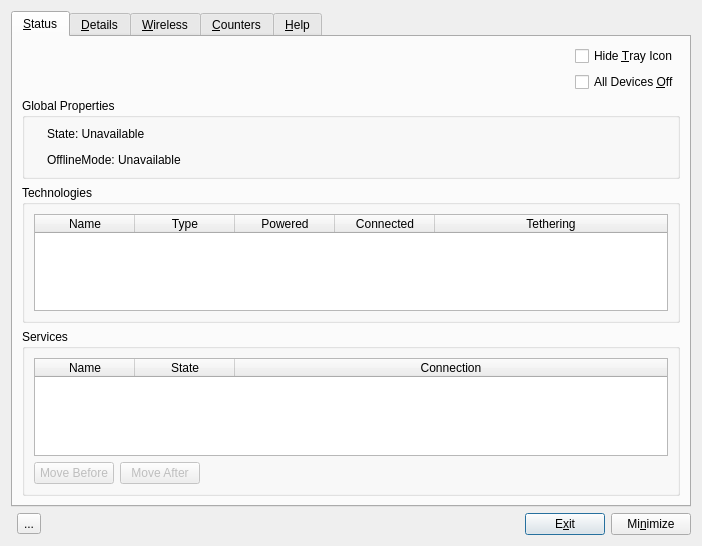
<?xml version="1.0" encoding="UTF-8"?>
<ui version="4.0">
 <class>ControlBox</class>
 <widget class="QDialog" name="ControlBox">
  <property name="geometry">
   <rect>
    <x>0</x>
    <y>0</y>
    <width>702</width>
    <height>546</height>
   </rect>
  </property>
  <property name="minimumSize">
   <size>
    <width>400</width>
    <height>0</height>
   </size>
  </property>
  <property name="windowTitle">
   <string>Dialog</string>
  </property>
  <layout class="QGridLayout" name="gridLayout">
   <item row="3" column="1">
    <widget class="QToolButton" name="toolButton_whatsthis">
     <property name="toolTip">
      <string>&lt;html&gt;&lt;head/&gt;&lt;body&gt;&lt;p&gt;What's This&lt;/p&gt;&lt;/body&gt;&lt;/html&gt;</string>
     </property>
     <property name="text">
      <string>...</string>
     </property>
     <property name="icon">
      <iconset resource="../../../cmst.qrc">
       <normaloff>:/icons16x16/images/16x16/help.png</normaloff>:/icons16x16/images/16x16/help.png</iconset>
     </property>
    </widget>
   </item>
   <item row="3" column="2">
    <spacer name="horizontalSpacer_3">
     <property name="orientation">
      <enum>Qt::Horizontal</enum>
     </property>
     <property name="sizeHint" stdset="0">
      <size>
       <width>328</width>
       <height>20</height>
      </size>
     </property>
    </spacer>
   </item>
   <item row="3" column="3">
    <widget class="QPushButton" name="pushButton_exit">
     <property name="toolTip">
      <string>&lt;html&gt;&lt;head/&gt;&lt;body&gt;&lt;p&gt;Exit the program&lt;/p&gt;&lt;/body&gt;&lt;/html&gt;</string>
     </property>
     <property name="whatsThis">
      <string>&lt;html&gt;&lt;head/&gt;&lt;body&gt;&lt;p&gt;Exit the program and remove the system tray icon. Connman will still be running as a daemon but will not be managed by this program.&lt;/p&gt;&lt;/body&gt;&lt;/html&gt;</string>
     </property>
     <property name="text">
      <string>E&amp;xit</string>
     </property>
    </widget>
   </item>
   <item row="3" column="4">
    <widget class="QPushButton" name="pushButton_minimize">
     <property name="toolTip">
      <string>&lt;html&gt;&lt;head/&gt;&lt;body&gt;&lt;p&gt;Minimize the program&lt;/p&gt;&lt;/body&gt;&lt;/html&gt;</string>
     </property>
     <property name="whatsThis">
      <string>&lt;html&gt;&lt;head/&gt;&lt;body&gt;&lt;p&gt;Minimize the dialog. If you have the system tray Icon shown this dialog may be restored by right clicking on the tray icon. If the tray icon is hidden minimize will not be active.&lt;/p&gt;&lt;/body&gt;&lt;/html&gt;</string>
     </property>
     <property name="text">
      <string>Mi&amp;nimize</string>
     </property>
    </widget>
   </item>
   <item row="0" column="0" colspan="5">
    <widget class="QTabWidget" name="tabWidget">
     <property name="currentIndex">
      <number>0</number>
     </property>
     <widget class="QWidget" name="Status">
      <property name="layoutDirection">
       <enum>Qt::LeftToRight</enum>
      </property>
      <attribute name="title">
       <string>&amp;Status</string>
      </attribute>
      <layout class="QGridLayout" name="gridLayout_3">
       <item row="3" column="0">
        <widget class="QGroupBox" name="groupBox_technologies">
         <property name="toolTip">
          <string>&lt;html&gt;&lt;head/&gt;&lt;body&gt;&lt;p&gt;Known technololgies&lt;/p&gt;&lt;/body&gt;&lt;/html&gt;</string>
         </property>
         <property name="whatsThis">
          <string>&lt;html&gt;&lt;head/&gt;&lt;body&gt;&lt;p&gt;Connman refers to hardware devices as technologies. This box will display information about all known technologies.&lt;/p&gt;&lt;p&gt;To turn a technology on or off double click on the text that shows in the &lt;span style=&quot; font-weight:600;&quot;&gt;Powered&lt;/span&gt; column for the technology.&lt;/p&gt;&lt;/body&gt;&lt;/html&gt;</string>
         </property>
         <property name="title">
          <string>Technologies</string>
         </property>
         <layout class="QVBoxLayout" name="verticalLayout_3">
          <item>
           <widget class="QTableWidget" name="tableWidget_technologies">
            <property name="editTriggers">
             <set>QAbstractItemView::NoEditTriggers</set>
            </property>
            <property name="showDropIndicator" stdset="0">
             <bool>false</bool>
            </property>
            <property name="dragDropOverwriteMode">
             <bool>false</bool>
            </property>
            <property name="selectionMode">
             <enum>QAbstractItemView::NoSelection</enum>
            </property>
            <property name="showGrid">
             <bool>false</bool>
            </property>
            <property name="cornerButtonEnabled">
             <bool>false</bool>
            </property>
            <attribute name="horizontalHeaderHighlightSections">
             <bool>false</bool>
            </attribute>
            <attribute name="horizontalHeaderStretchLastSection">
             <bool>true</bool>
            </attribute>
            <attribute name="verticalHeaderVisible">
             <bool>false</bool>
            </attribute>
            <attribute name="verticalHeaderHighlightSections">
             <bool>false</bool>
            </attribute>
            <column>
             <property name="text">
              <string>Name</string>
             </property>
            </column>
            <column>
             <property name="text">
              <string>Type</string>
             </property>
            </column>
            <column>
             <property name="text">
              <string>Powered</string>
             </property>
            </column>
            <column>
             <property name="text">
              <string>Connected</string>
             </property>
            </column>
            <column>
             <property name="text">
              <string>Tethering</string>
             </property>
            </column>
           </widget>
          </item>
         </layout>
        </widget>
       </item>
       <item row="1" column="0">
        <widget class="QGroupBox" name="groupBox_global_properties">
         <property name="whatsThis">
          <string>&lt;html&gt;&lt;head/&gt;&lt;body&gt;&lt;p&gt;&lt;span style=&quot; font-weight:600;&quot;&gt;OfflineMode&lt;/span&gt;&lt;/p&gt;&lt;p&gt;The offline mode indicates the global setting for switching all radios on or off. Changing offline mode to true results in powering down all devices. When leaving offline mode the individual policy of each device decides to switch the radio back on or not. &lt;/p&gt;&lt;p&gt;During offline mode, it is still possible to switch certain technologies manually back on. For example the limited usage of WiFi or Bluetooth devices might be allowed in some situations.&lt;/p&gt;&lt;/body&gt;&lt;/html&gt;</string>
         </property>
         <property name="title">
          <string>Global Properties</string>
         </property>
         <layout class="QGridLayout" name="gridLayout_4">
          <item row="2" column="1" colspan="2">
           <widget class="QLabel" name="label_offlinemode">
            <property name="toolTip">
             <string>&lt;html&gt;&lt;head/&gt;&lt;body&gt;&lt;p&gt;Global setting for the offline property&lt;/p&gt;&lt;/body&gt;&lt;/html&gt;</string>
            </property>
            <property name="whatsThis">
             <string>&lt;html&gt;&lt;head/&gt;&lt;body&gt;&lt;p&gt;The global setting for switching all radios on or off. When offline mode is engaged all radios are powered down.&lt;/p&gt;&lt;p&gt;While in offline mode it is possible to turn individual devices back on. When leaving offline mode the individual policy of each device determines if the radio is turned back on or not.&lt;/p&gt;&lt;/body&gt;&lt;/html&gt;</string>
            </property>
            <property name="text">
             <string>OfflineMode: Unavailable</string>
            </property>
           </widget>
          </item>
          <item row="0" column="0">
           <widget class="QLabel" name="label_state_pix">
            <property name="text">
             <string/>
            </property>
           </widget>
          </item>
          <item row="0" column="2" rowspan="2" colspan="4">
           <spacer name="horizontalSpacer_4">
            <property name="orientation">
             <enum>Qt::Horizontal</enum>
            </property>
            <property name="sizeHint" stdset="0">
             <size>
              <width>506</width>
              <height>20</height>
             </size>
            </property>
           </spacer>
          </item>
          <item row="1" column="5" rowspan="2">
           <spacer name="horizontalSpacer_5">
            <property name="orientation">
             <enum>Qt::Horizontal</enum>
            </property>
            <property name="sizeHint" stdset="0">
             <size>
              <width>466</width>
              <height>20</height>
             </size>
            </property>
           </spacer>
          </item>
          <item row="2" column="0">
           <widget class="QLabel" name="label_offlinemode_pix">
            <property name="text">
             <string/>
            </property>
           </widget>
          </item>
          <item row="0" column="1">
           <widget class="QLabel" name="label_state">
            <property name="toolTip">
             <string>&lt;html&gt;&lt;head/&gt;&lt;body&gt;&lt;p&gt;Global connection state&lt;/p&gt;&lt;/body&gt;&lt;/html&gt;</string>
            </property>
            <property name="whatsThis">
             <string>&lt;html&gt;&lt;head/&gt;&lt;body&gt;&lt;p&gt;The global connection state of the system.  Possible values are &amp;quot;offline&amp;quot;, &amp;quot;idle&amp;quot;, &amp;quot;ready&amp;quot;, and &amp;quot;online&amp;quot;.  &lt;/p&gt;&lt;/body&gt;&lt;/html&gt;</string>
            </property>
            <property name="text">
             <string>State: Unavailable</string>
            </property>
           </widget>
          </item>
         </layout>
        </widget>
       </item>
       <item row="0" column="0">
        <layout class="QGridLayout" name="gridLayout_2">
         <item row="0" column="0">
          <spacer name="horizontalSpacer">
           <property name="orientation">
            <enum>Qt::Horizontal</enum>
           </property>
           <property name="sizeHint" stdset="0">
            <size>
             <width>40</width>
             <height>20</height>
            </size>
           </property>
          </spacer>
         </item>
         <item row="0" column="1">
          <widget class="QCheckBox" name="checkBox_hideIcon">
           <property name="toolTip">
            <string>&lt;html&gt;&lt;head/&gt;&lt;body&gt;&lt;p&gt;If checked show an icon in the system tray&lt;/p&gt;&lt;/body&gt;&lt;/html&gt;</string>
           </property>
           <property name="whatsThis">
            <string>&lt;html&gt;&lt;head/&gt;&lt;body&gt;&lt;p&gt;If checked an icon will not be displayed in the system tray&lt;/p&gt;&lt;/body&gt;&lt;/html&gt;</string>
           </property>
           <property name="text">
            <string>Hide &amp;Tray Icon</string>
           </property>
          </widget>
         </item>
         <item row="1" column="0">
          <spacer name="horizontalSpacer_2">
           <property name="orientation">
            <enum>Qt::Horizontal</enum>
           </property>
           <property name="sizeHint" stdset="0">
            <size>
             <width>40</width>
             <height>20</height>
            </size>
           </property>
          </spacer>
         </item>
         <item row="1" column="1">
          <widget class="QCheckBox" name="checkBox_devicesoff">
           <property name="toolTip">
            <string>&lt;html&gt;&lt;head/&gt;&lt;body&gt;&lt;p&gt;If checked power down all radios&lt;/p&gt;&lt;/body&gt;&lt;/html&gt;</string>
           </property>
           <property name="whatsThis">
            <string>&lt;html&gt;&lt;head/&gt;&lt;body&gt;&lt;p&gt;This checkbox controls the global setting for switching all radios on or off. When checked all radios are powered down.&lt;/p&gt;&lt;p&gt;When the system is In offline mode it is possible to turn individual devices back on. When leaving offline mode the individual policy of each device determines if the radio is turned back on or not.&lt;/p&gt;&lt;/body&gt;&lt;/html&gt;</string>
           </property>
           <property name="text">
            <string>All Devices &amp;Off</string>
           </property>
          </widget>
         </item>
        </layout>
       </item>
       <item row="4" column="0">
        <widget class="QGroupBox" name="groupBox_services">
         <property name="toolTip">
          <string>&lt;html&gt;&lt;head/&gt;&lt;body&gt;&lt;p&gt;Known services&lt;/p&gt;&lt;/body&gt;&lt;/html&gt;</string>
         </property>
         <property name="whatsThis">
          <string>&lt;html&gt;&lt;head/&gt;&lt;body&gt;&lt;p&gt;This box lists all services that connman can connect to.&lt;/p&gt;&lt;/body&gt;&lt;/html&gt;</string>
         </property>
         <property name="title">
          <string>Services</string>
         </property>
         <layout class="QVBoxLayout" name="verticalLayout_6">
          <item>
           <widget class="QTableWidget" name="tableWidget_services">
            <property name="editTriggers">
             <set>QAbstractItemView::NoEditTriggers</set>
            </property>
            <property name="showDropIndicator" stdset="0">
             <bool>false</bool>
            </property>
            <property name="dragDropOverwriteMode">
             <bool>false</bool>
            </property>
            <property name="selectionMode">
             <enum>QAbstractItemView::SingleSelection</enum>
            </property>
            <property name="selectionBehavior">
             <enum>QAbstractItemView::SelectRows</enum>
            </property>
            <property name="showGrid">
             <bool>false</bool>
            </property>
            <property name="cornerButtonEnabled">
             <bool>false</bool>
            </property>
            <attribute name="horizontalHeaderCascadingSectionResizes">
             <bool>true</bool>
            </attribute>
            <attribute name="horizontalHeaderDefaultSectionSize">
             <number>100</number>
            </attribute>
            <attribute name="horizontalHeaderStretchLastSection">
             <bool>true</bool>
            </attribute>
            <attribute name="verticalHeaderVisible">
             <bool>false</bool>
            </attribute>
            <attribute name="verticalHeaderHighlightSections">
             <bool>false</bool>
            </attribute>
            <column>
             <property name="text">
              <string>Name</string>
             </property>
            </column>
            <column>
             <property name="text">
              <string>State</string>
             </property>
            </column>
            <column>
             <property name="text">
              <string>Connection</string>
             </property>
            </column>
           </widget>
          </item>
          <item>
           <layout class="QHBoxLayout" name="horizontalLayout_3">
            <item>
             <widget class="QPushButton" name="pushButton_movebefore">
              <property name="enabled">
               <bool>false</bool>
              </property>
              <property name="text">
               <string>Move Before</string>
              </property>
             </widget>
            </item>
            <item>
             <widget class="QPushButton" name="pushButton_moveafter">
              <property name="enabled">
               <bool>false</bool>
              </property>
              <property name="text">
               <string>Move After</string>
              </property>
             </widget>
            </item>
            <item>
             <spacer name="horizontalSpacer_7">
              <property name="orientation">
               <enum>Qt::Horizontal</enum>
              </property>
              <property name="sizeHint" stdset="0">
               <size>
                <width>40</width>
                <height>20</height>
               </size>
              </property>
             </spacer>
            </item>
           </layout>
          </item>
         </layout>
        </widget>
       </item>
      </layout>
     </widget>
     <widget class="QWidget" name="Details">
      <attribute name="title">
       <string>&amp;Details</string>
      </attribute>
      <layout class="QVBoxLayout" name="verticalLayout_2">
       <item>
        <widget class="QLabel" name="label_service">
         <property name="font">
          <font>
           <weight>75</weight>
           <bold>true</bold>
          </font>
         </property>
         <property name="text">
          <string>Ser&amp;vice</string>
         </property>
         <property name="buddy">
          <cstring>comboBox_service</cstring>
         </property>
        </widget>
       </item>
       <item>
        <widget class="QComboBox" name="comboBox_service">
         <property name="toolTip">
          <string>&lt;html&gt;&lt;head/&gt;&lt;body&gt;&lt;p&gt;Known Services&lt;/p&gt;&lt;/body&gt;&lt;/html&gt;</string>
         </property>
         <property name="whatsThis">
          <string>&lt;html&gt;&lt;head/&gt;&lt;body&gt;&lt;p&gt;Use this Combobox to select the service for which you wish to view the detailed information.&lt;br/&gt;&lt;/p&gt;&lt;/body&gt;&lt;/html&gt;</string>
         </property>
        </widget>
       </item>
       <item>
        <widget class="QSplitter" name="splitter">
         <property name="orientation">
          <enum>Qt::Horizontal</enum>
         </property>
         <widget class="QLabel" name="label_details_left">
          <property name="text">
           <string/>
          </property>
          <property name="alignment">
           <set>Qt::AlignLeading|Qt::AlignLeft|Qt::AlignTop</set>
          </property>
         </widget>
         <widget class="QLabel" name="label_details_right">
          <property name="alignment">
           <set>Qt::AlignLeading|Qt::AlignLeft|Qt::AlignTop</set>
          </property>
         </widget>
        </widget>
       </item>
       <item>
        <spacer name="verticalSpacer">
         <property name="orientation">
          <enum>Qt::Vertical</enum>
         </property>
         <property name="sizeHint" stdset="0">
          <size>
           <width>20</width>
           <height>40</height>
          </size>
         </property>
        </spacer>
       </item>
      </layout>
     </widget>
     <widget class="QWidget" name="Wireless">
      <attribute name="title">
       <string>&amp;Wireless</string>
      </attribute>
      <layout class="QGridLayout" name="gridLayout_5">
       <item row="0" column="0">
        <widget class="QGroupBox" name="groupBox_wireless_utils">
         <property name="title">
          <string>Wireless Services</string>
         </property>
         <layout class="QHBoxLayout" name="horizontalLayout_2">
          <item>
           <widget class="QPushButton" name="pushButton_connect">
            <property name="toolTip">
             <string>&lt;html&gt;&lt;head/&gt;&lt;body&gt;&lt;p&gt;Connect the selected service&lt;/p&gt;&lt;/body&gt;&lt;/html&gt;</string>
            </property>
            <property name="whatsThis">
             <string>&lt;html&gt;&lt;head/&gt;&lt;body&gt;&lt;p&gt;Select a wifi service in the table below and press this button to connect. &lt;/p&gt;&lt;p&gt;If information about the service is needed, a passphrase for instance, you will be prompted for it. &lt;/p&gt;&lt;/body&gt;&lt;/html&gt;</string>
            </property>
            <property name="text">
             <string>&amp;Connect</string>
            </property>
           </widget>
          </item>
          <item>
           <widget class="QPushButton" name="pushButton_disconnect">
            <property name="whatsThis">
             <string>&lt;html&gt;&lt;head/&gt;&lt;body&gt;&lt;p&gt;Select a wifi service in the table below and press this button to disconnect it. &lt;/p&gt;&lt;p&gt;This may also be used to abort a previous connection attempt.&lt;/p&gt;&lt;/body&gt;&lt;/html&gt;</string>
            </property>
            <property name="text">
             <string>Disconnect</string>
            </property>
           </widget>
          </item>
          <item>
           <widget class="QPushButton" name="pushButton_remove">
            <property name="toolTip">
             <string>&lt;html&gt;&lt;head/&gt;&lt;body&gt;&lt;p&gt;Remove the service&lt;/p&gt;&lt;/body&gt;&lt;/html&gt;</string>
            </property>
            <property name="whatsThis">
             <string>&lt;html&gt;&lt;head/&gt;&lt;body&gt;&lt;p&gt;Select a wifi service in the table below and press this button to remove the service. &lt;/p&gt;&lt;p&gt;If a service has previously been sussessfully connected (Favorite is true) this button will remove the Favorite property. The service will also be disconnected if it is currently connected. If the service required a passphrase then the passphrase it will be cleared and forgotten.&lt;/p&gt;&lt;p&gt;If a connection attempt failed this can slso be used to reset the service.&lt;/p&gt;&lt;/body&gt;&lt;/html&gt;</string>
            </property>
            <property name="text">
             <string>&amp;Remove</string>
            </property>
           </widget>
          </item>
          <item>
           <widget class="QLabel" name="label_wifi_state">
            <property name="whatsThis">
             <string>&lt;html&gt;&lt;head/&gt;&lt;body&gt;&lt;p&gt;This label shows the number of WiFi technologies (devices) that were found, and the number that are powered on. There must be at least one WiFi technology found and powered in order for the box below to show services.&lt;/p&gt;&lt;p&gt;To turn a technology on or off go to the &lt;span style=&quot; font-weight:600;&quot;&gt;Technologies&lt;/span&gt; box in the &lt;span style=&quot; font-weight:600;&quot;&gt;Status&lt;/span&gt; tab and double click on the text that shows in the &lt;span style=&quot; font-weight:600;&quot;&gt;Powered&lt;/span&gt; column for the technology.&lt;/p&gt;&lt;/body&gt;&lt;/html&gt;</string>
            </property>
            <property name="text">
             <string>Wifi State</string>
            </property>
           </widget>
          </item>
          <item>
           <spacer name="horizontalSpacer_6">
            <property name="orientation">
             <enum>Qt::Horizontal</enum>
            </property>
            <property name="sizeHint" stdset="0">
             <size>
              <width>40</width>
              <height>20</height>
             </size>
            </property>
           </spacer>
          </item>
         </layout>
        </widget>
       </item>
       <item row="1" column="0">
        <widget class="QTableWidget" name="tableWidget_wifi">
         <property name="whatsThis">
          <string>&lt;html&gt;&lt;head/&gt;&lt;body&gt;&lt;p&gt;This page shows the known WiFi services. &lt;/p&gt;&lt;p&gt;&lt;span style=&quot; font-weight:600;&quot;&gt;Name:&lt;/span&gt; The SSID of the network.&lt;/p&gt;&lt;p&gt;&lt;span style=&quot; font-weight:600;&quot;&gt;Favorite:&lt;/span&gt; A heart symbol in this column indicates that this computer has previously made a connection to the network using this service.&lt;/p&gt;&lt;p&gt;&lt;span style=&quot; font-weight:600;&quot;&gt;Connected:&lt;/span&gt; Shows the connection state of this service. Hover the mouse over the icon to popup a text description.  Online signals that an Internet connectionis available and has been verified.  Ready signals a successfully connected device. &lt;/p&gt;&lt;p&gt;&lt;span style=&quot; font-weight:600;&quot;&gt;Security: &lt;/span&gt;Describes the type of security used for this service. Possible values are &amp;quot;none&amp;quot;, &amp;quot;wep&amp;quot;, &amp;quot;psk&amp;quot;, &amp;quot;ieee8021x&amp;quot;, and &amp;quot;wps&amp;quot;.&lt;/p&gt;&lt;p&gt;&lt;span style=&quot; font-weight:600;&quot;&gt;SIgnal Strength:&lt;/span&gt; The strength of the WiFi signal, normalized to a scale of 0 to 100.&lt;/p&gt;&lt;p&gt;&lt;br/&gt;&lt;/p&gt;&lt;/body&gt;&lt;/html&gt;</string>
         </property>
         <property name="editTriggers">
          <set>QAbstractItemView::NoEditTriggers</set>
         </property>
         <property name="showDropIndicator" stdset="0">
          <bool>false</bool>
         </property>
         <property name="dragDropOverwriteMode">
          <bool>false</bool>
         </property>
         <property name="selectionMode">
          <enum>QAbstractItemView::SingleSelection</enum>
         </property>
         <property name="selectionBehavior">
          <enum>QAbstractItemView::SelectRows</enum>
         </property>
         <property name="showGrid">
          <bool>false</bool>
         </property>
         <property name="cornerButtonEnabled">
          <bool>false</bool>
         </property>
         <property name="columnCount">
          <number>5</number>
         </property>
         <attribute name="horizontalHeaderStretchLastSection">
          <bool>true</bool>
         </attribute>
         <attribute name="verticalHeaderVisible">
          <bool>false</bool>
         </attribute>
         <attribute name="verticalHeaderHighlightSections">
          <bool>false</bool>
         </attribute>
         <column>
          <property name="text">
           <string>Name</string>
          </property>
         </column>
         <column>
          <property name="text">
           <string>Favorite</string>
          </property>
         </column>
         <column>
          <property name="text">
           <string>Connected</string>
          </property>
         </column>
         <column>
          <property name="text">
           <string>Security</string>
          </property>
         </column>
         <column>
          <property name="text">
           <string>Signal Strength</string>
          </property>
         </column>
        </widget>
       </item>
      </layout>
     </widget>
     <widget class="QWidget" name="counters">
      <attribute name="title">
       <string>&amp;Counters</string>
      </attribute>
      <layout class="QGridLayout" name="gridLayout_7">
       <item row="1" column="0">
        <widget class="QLabel" name="label_counter_service_name">
         <property name="toolTip">
          <string>&lt;html&gt;&lt;head/&gt;&lt;body&gt;&lt;p&gt;Connected Service&lt;br/&gt;&lt;/p&gt;&lt;/body&gt;&lt;/html&gt;</string>
         </property>
         <property name="whatsThis">
          <string>&lt;html&gt;&lt;head/&gt;&lt;body&gt;&lt;p&gt;The service being monitored by the counters.&lt;/p&gt;&lt;/body&gt;&lt;/html&gt;</string>
         </property>
         <property name="text">
          <string>Service:</string>
         </property>
        </widget>
       </item>
       <item row="2" column="0">
        <widget class="QGroupBox" name="groupBox_home_counter">
         <property name="toolTip">
          <string>&lt;html&gt;&lt;head/&gt;&lt;body&gt;&lt;p&gt;Home Counter&lt;/p&gt;&lt;/body&gt;&lt;/html&gt;</string>
         </property>
         <property name="whatsThis">
          <string>&lt;html&gt;&lt;head/&gt;&lt;body&gt;&lt;p&gt;Counters for the service connection that is not marked roaming. &lt;/p&gt;&lt;/body&gt;&lt;/html&gt;</string>
         </property>
         <property name="title">
          <string>Home</string>
         </property>
         <layout class="QVBoxLayout" name="verticalLayout_4">
          <item>
           <widget class="QLabel" name="label_home_counter">
            <property name="text">
             <string>Home:</string>
            </property>
            <property name="alignment">
             <set>Qt::AlignLeading|Qt::AlignLeft|Qt::AlignTop</set>
            </property>
           </widget>
          </item>
         </layout>
        </widget>
       </item>
       <item row="3" column="0">
        <widget class="QGroupBox" name="groupBox_roaming_counter">
         <property name="toolTip">
          <string>&lt;html&gt;&lt;head/&gt;&lt;body&gt;&lt;p&gt;Roaming Counter&lt;/p&gt;&lt;/body&gt;&lt;/html&gt;</string>
         </property>
         <property name="whatsThis">
          <string>&lt;html&gt;&lt;head/&gt;&lt;body&gt;&lt;p&gt;Counters for the service connection marked &amp;quot;roaming&amp;quot;.&lt;/p&gt;&lt;p&gt;In the case of cellular services this normally indicates connections to a foreign provider.&lt;/p&gt;&lt;/body&gt;&lt;/html&gt;</string>
         </property>
         <property name="title">
          <string>Roaming</string>
         </property>
         <layout class="QVBoxLayout" name="verticalLayout_5">
          <item>
           <widget class="QLabel" name="label_roam_counter">
            <property name="text">
             <string>Roaming:</string>
            </property>
            <property name="alignment">
             <set>Qt::AlignLeading|Qt::AlignLeft|Qt::AlignTop</set>
            </property>
           </widget>
          </item>
         </layout>
        </widget>
       </item>
       <item row="5" column="0">
        <spacer name="verticalSpacer_3">
         <property name="orientation">
          <enum>Qt::Vertical</enum>
         </property>
         <property name="sizeHint" stdset="0">
          <size>
           <width>20</width>
           <height>40</height>
          </size>
         </property>
        </spacer>
       </item>
       <item row="4" column="0">
        <widget class="QLabel" name="label_counter_settings">
         <property name="toolTip">
          <string>&lt;html&gt;&lt;head/&gt;&lt;body&gt;&lt;p&gt;Counter Settings&lt;/p&gt;&lt;/body&gt;&lt;/html&gt;</string>
         </property>
         <property name="whatsThis">
          <string>&lt;html&gt;&lt;head/&gt;&lt;body&gt;&lt;p&gt;The threshold values for counter updates (counter resolution).  Data and time work together to define how often the fields are updated.&lt;/p&gt;&lt;/body&gt;&lt;/html&gt;</string>
         </property>
         <property name="text">
          <string>Settings:</string>
         </property>
        </widget>
       </item>
      </layout>
     </widget>
     <widget class="QWidget" name="Help">
      <attribute name="title">
       <string>&amp;Help</string>
      </attribute>
      <layout class="QGridLayout" name="gridLayout_6">
       <item row="0" column="0">
        <widget class="QGroupBox" name="groupBox_about">
         <property name="title">
          <string>&amp;About</string>
         </property>
         <layout class="QVBoxLayout" name="verticalLayout">
          <item>
           <widget class="QPushButton" name="pushButton_aboutCMST">
            <property name="toolTip">
             <string>&lt;html&gt;&lt;head/&gt;&lt;body&gt;&lt;p&gt;About CMST&lt;/p&gt;&lt;/body&gt;&lt;/html&gt;</string>
            </property>
            <property name="whatsThis">
             <string>&lt;html&gt;&lt;head/&gt;&lt;body&gt;&lt;p&gt;Display a dialog box containing information about this program. &lt;/p&gt;&lt;/body&gt;&lt;/html&gt;</string>
            </property>
            <property name="text">
             <string>&amp;CMST</string>
            </property>
           </widget>
          </item>
          <item>
           <widget class="QPushButton" name="pushButton_aboutNuvola">
            <property name="toolTip">
             <string>&lt;html&gt;&lt;head/&gt;&lt;body&gt;&lt;p&gt;About Nuvola Icons&lt;/p&gt;&lt;/body&gt;&lt;/html&gt;</string>
            </property>
            <property name="whatsThis">
             <string>&lt;html&gt;&lt;head/&gt;&lt;body&gt;&lt;p&gt;Display a dialog box containing information about the Nuvola Icon set used in this program. &lt;/p&gt;&lt;/body&gt;&lt;/html&gt;</string>
            </property>
            <property name="text">
             <string>Nu&amp;vola</string>
            </property>
           </widget>
          </item>
          <item>
           <widget class="QPushButton" name="pushButton_aboutQT">
            <property name="toolTip">
             <string>&lt;html&gt;&lt;head/&gt;&lt;body&gt;&lt;p&gt;About QT&lt;/p&gt;&lt;/body&gt;&lt;/html&gt;</string>
            </property>
            <property name="whatsThis">
             <string>&lt;html&gt;&lt;head/&gt;&lt;body&gt;&lt;p&gt;Display a dialog box containing information about the QT toolkit used to develop this program. &lt;/p&gt;&lt;/body&gt;&lt;/html&gt;</string>
            </property>
            <property name="text">
             <string>&amp;QT</string>
            </property>
           </widget>
          </item>
          <item>
           <widget class="QPushButton" name="pushButton_license">
            <property name="toolTip">
             <string>&lt;html&gt;&lt;head/&gt;&lt;body&gt;&lt;p&gt;The CMST License&lt;/p&gt;&lt;/body&gt;&lt;/html&gt;</string>
            </property>
            <property name="whatsThis">
             <string>&lt;html&gt;&lt;head/&gt;&lt;body&gt;&lt;p&gt;Use this button to view the program license.&lt;/p&gt;&lt;/body&gt;&lt;/html&gt;</string>
            </property>
            <property name="text">
             <string>&amp;License</string>
            </property>
           </widget>
          </item>
          <item>
           <widget class="QPushButton" name="pushButton_change_log">
            <property name="toolTip">
             <string>&lt;html&gt;&lt;head/&gt;&lt;body&gt;&lt;p&gt;View the Change Log.&lt;/p&gt;&lt;/body&gt;&lt;/html&gt;</string>
            </property>
            <property name="whatsThis">
             <string>&lt;html&gt;&lt;head/&gt;&lt;body&gt;&lt;p&gt;Use this button to view the change log of the program.&lt;/p&gt;&lt;/body&gt;&lt;/html&gt;</string>
            </property>
            <property name="text">
             <string>Change Lo&amp;g</string>
            </property>
           </widget>
          </item>
          <item>
           <spacer name="verticalSpacer_2">
            <property name="orientation">
             <enum>Qt::Vertical</enum>
            </property>
            <property name="sizeHint" stdset="0">
             <size>
              <width>20</width>
              <height>250</height>
             </size>
            </property>
           </spacer>
          </item>
         </layout>
        </widget>
       </item>
       <item row="0" column="1">
        <widget class="QLabel" name="label">
         <property name="sizePolicy">
          <sizepolicy hsizetype="MinimumExpanding" vsizetype="Preferred">
           <horstretch>0</horstretch>
           <verstretch>0</verstretch>
          </sizepolicy>
         </property>
         <property name="text">
          <string>&lt;html&gt;&lt;head/&gt;&lt;body&gt;&lt;p&gt;&lt;span style=&quot; font-weight:600;&quot;&gt;Help&lt;/span&gt;&lt;/p&gt;&lt;p&gt;Program help is mainly provided by the &amp;quot;Whats This&amp;quot; button in the lower left corner. Press the button and then click on an item you are interested in. &amp;quot;Whats This&amp;quot; is also available via context menu by right clicking on a button, box or text area.&lt;/p&gt;&lt;p&gt;A brief description of the purpose and contents of each tab follows.&lt;/p&gt;&lt;p&gt;&lt;span style=&quot; font-weight:600;&quot;&gt;Status Tab:&lt;/span&gt;&lt;/p&gt;&lt;p&gt;The status tab displays information about the global properties, found technologies, and services. Checkboxes at the top right allow you to put everything in &amp;quot;offline&amp;quot; mode. Additionally you may also choose to show or hide the system tray icon from this page.&lt;/p&gt;&lt;p&gt;&lt;span style=&quot; font-weight:600;&quot;&gt;Details Tab:&lt;/span&gt;&lt;/p&gt;&lt;p&gt;The details tab will display detailed setup and connection information about a service. Select the service you wish to investigate in the combo box at the top.&lt;/p&gt;&lt;p&gt;&lt;span style=&quot; font-weight:600;&quot;&gt;Wireless Tab:&lt;/span&gt;&lt;/p&gt;&lt;p&gt;The Wireless tab will display information, connect, disconnect, and edit certain properties of wireless services. &lt;br/&gt;&lt;/p&gt;&lt;p&gt;&lt;br/&gt;&lt;/p&gt;&lt;/body&gt;&lt;/html&gt;</string>
         </property>
         <property name="alignment">
          <set>Qt::AlignLeading|Qt::AlignLeft|Qt::AlignTop</set>
         </property>
         <property name="wordWrap">
          <bool>true</bool>
         </property>
        </widget>
       </item>
      </layout>
     </widget>
    </widget>
   </item>
  </layout>
  <action name="actionMove_Before">
   <property name="text">
    <string>Move Before</string>
   </property>
  </action>
  <action name="actionMove_After">
   <property name="text">
    <string>Move After</string>
   </property>
  </action>
 </widget>
 <resources>
  <include location="../../../cmst.qrc"/>
 </resources>
 <connections>
  <connection>
   <sender>pushButton_movebefore</sender>
   <signal>clicked()</signal>
   <receiver>actionMove_Before</receiver>
   <slot>trigger()</slot>
   <hints>
    <hint type="sourcelabel">
     <x>75</x>
     <y>472</y>
    </hint>
    <hint type="destinationlabel">
     <x>-1</x>
     <y>-1</y>
    </hint>
   </hints>
  </connection>
  <connection>
   <sender>pushButton_moveafter</sender>
   <signal>clicked()</signal>
   <receiver>actionMove_After</receiver>
   <slot>trigger()</slot>
   <hints>
    <hint type="sourcelabel">
     <x>163</x>
     <y>472</y>
    </hint>
    <hint type="destinationlabel">
     <x>-1</x>
     <y>-1</y>
    </hint>
   </hints>
  </connection>
 </connections>
</ui>
